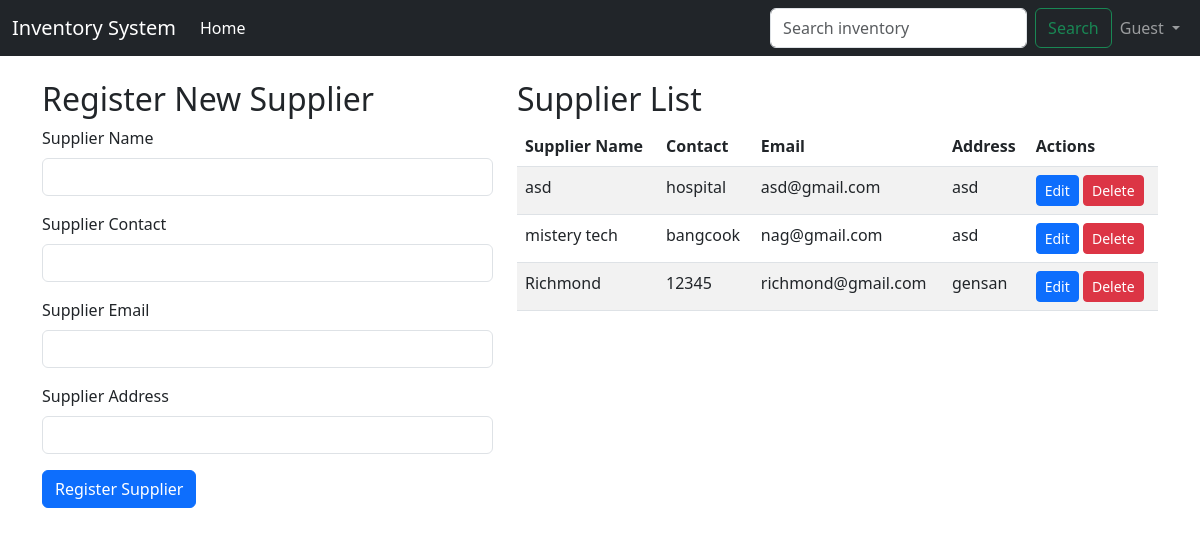
The app's page /supplier_page.php with its own data.
### tables this page shows
CREATE TABLE `suppliers`  (
  `id` int NOT NULL AUTO_INCREMENT,
  `supplier_name` varchar(255) NOT NULL,
  `supplier_contact` varchar(100) NOT NULL,
  `supplier_email` varchar(255) NOT NULL,
  `supplier_address` varchar(255) NOT NULL,
  PRIMARY KEY (`id`) USING BTREE
);

### supplier_page.php (the view, shortened to what this page needs)
<!DOCTYPE html>
<html lang="en">
<head>
    <link href="https://cdn.jsdelivr.net/npm/bootstrap@5.3.0-alpha1/dist/css/bootstrap.min.css" rel="stylesheet">
</head>
<body>
    <?php include("navigation.php"); ?>
    <?php include('db_connection.php');
    $sql = "SELECT * FROM suppliers";
    $result = $conn->query($sql);
    ?>
    <div class="container mt-4">
        <div class="row">
            <div class="col-md-5">
                <h2>Register New Supplier</h2>
                <form action="register_supplier.php" method="POST">
                    <div class="mb-3">
                        <label for="supplierName" class="form-label">Supplier Name</label>
                        <input type="text" class="form-control" name="supplierName" required>
                    </div>
                    <div class="mb-3">
                        <label for="supplierContact" class="form-label">Supplier Contact</label>
                        <input type="text" class="form-control" name="supplierContact" required>
                    </div>
                    <div class="mb-3">
                        <label for="supplierEmail" class="form-label">Supplier Email</label>
                        <input type="email" class="form-control" name="supplierEmail" required>
                    </div>
                    <div class="mb-3">
                        <label for="supplierAddress" class="form-label">Supplier Address</label>
                        <input type="text" class="form-control" name="supplierAddress" required>
                    </div>
                    <button type="submit" class="btn btn-primary">Register Supplier</button>
                </form>
            </div>
            <div class="col-md-7">
                <h2>Supplier List</h2>
                <table class="table table-striped" id="supplierTable">
                    <thead class="thead-dark">
                        <tr>
                            <th scope="col">Supplier Name</th>
                            <th scope="col">Contact</th>
                            <th scope="col">Email</th>
                            <th scope="col">Address</th>
                            <th scope="col">Actions</th>
                        </tr>
                    </thead>
                    <tbody>
                    <?php
                        if ($result->num_rows > 0) {
                            while ($row = $result->fetch_assoc()) {
                                echo "<tr>";
                                echo "<td>" . $row['supplier_name'] . "</td>";
                                echo "<td>" . $row['supplier_contact'] . "</td>";
                                echo "<td>" . $row['supplier_email'] . "</td>";
                                echo "<td>" . $row['supplier_address'] . "</td>";
                                echo "<td>
                                        <button class='btn btn-primary btn-sm edit-btn' data-id='" . $row['id'] . "'>Edit</button>
                                        <button class='btn btn-danger btn-sm delete-btn' data-id='" . $row['id'] . "'>Delete</button>
                                      </td>";
                                echo "</tr>";
                            }
                        } else {
                            echo "<tr><td colspan='5'>No suppliers found</td></tr>";
                        }
                        ?>
                    </tbody>
                </table>
            </div>
        </div>
    </div>
</body>
</html>

### records on screen
suppliers: supplier_name "asd", supplier_contact "hospital", supplier_email "asd@gmail.com", supplier_address "asd"
suppliers: supplier_name "mistery tech", supplier_contact "bangcook", supplier_email "nag@gmail.com", supplier_address "asd"
suppliers: supplier_name "Richmond", supplier_contact "12345", supplier_email "richmond@gmail.com", supplier_address "gensan"

### other values on screen
$username "Guest"
